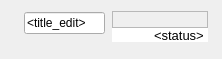
<?xml version="1.0" encoding="UTF-8"?>
<ui version="4.0">
 <class>Form</class>
 <widget class="QWidget" name="Form">
  <property name="geometry">
   <rect>
    <x>0</x>
    <y>0</y>
    <width>222</width>
    <height>59</height>
   </rect>
  </property>
  <property name="sizePolicy">
   <sizepolicy hsizetype="Preferred" vsizetype="Preferred">
    <horstretch>0</horstretch>
    <verstretch>0</verstretch>
   </sizepolicy>
  </property>
  <property name="windowTitle">
   <string>Form</string>
  </property>
  <layout class="QGridLayout" name="gridLayout">
   <item row="0" column="0">
    <layout class="QVBoxLayout" name="vlayout_performance">
     <property name="spacing">
      <number>2</number>
     </property>
     <item>
      <layout class="QHBoxLayout" name="horizontalLayout_3">
       <item>
        <layout class="QVBoxLayout" name="vlayout_title">
         <property name="spacing">
          <number>2</number>
         </property>
         <item>
          <layout class="QVBoxLayout" name="verticalLayout_2">
           <property name="spacing">
            <number>2</number>
           </property>
           <item>
            <layout class="QHBoxLayout" name="horizontalLayout_2">
             <item>
              <widget class="QLabel" name="label_lock_icon">
               <property name="text">
                <string>&lt;type&gt;</string>
               </property>
              </widget>
             </item>
             <item>
              <widget class="QWidget" name="widget_expand_collapse" native="true">
               <layout class="QGridLayout" name="gridLayout_4">
                <property name="margin">
                 <number>0</number>
                </property>
                <property name="spacing">
                 <number>0</number>
                </property>
                <item row="0" column="0">
                 <layout class="QHBoxLayout" name="hlayout_expand_collapse">
                  <property name="spacing">
                   <number>0</number>
                  </property>
                 </layout>
                </item>
               </layout>
              </widget>
             </item>
             <item>
              <widget class="QLabel" name="label_title">
               <property name="minimumSize">
                <size>
                 <width>0</width>
                 <height>0</height>
                </size>
               </property>
               <property name="maximumSize">
                <size>
                 <width>16777215</width>
                 <height>16777215</height>
                </size>
               </property>
               <property name="font">
                <font>
                 <pointsize>15</pointsize>
                 <weight>75</weight>
                 <bold>true</bold>
                </font>
               </property>
               <property name="text">
                <string>&lt;title&gt;</string>
               </property>
              </widget>
             </item>
             <item>
              <widget class="QLineEdit" name="label_title_edit">
               <property name="text">
                <string>&lt;title_edit&gt;</string>
               </property>
              </widget>
             </item>
             <item>
              <spacer name="horizontalSpacer_5">
               <property name="orientation">
                <enum>Qt::Horizontal</enum>
               </property>
               <property name="sizeType">
                <enum>QSizePolicy::MinimumExpanding</enum>
               </property>
               <property name="sizeHint" stdset="0">
                <size>
                 <width>0</width>
                 <height>0</height>
                </size>
               </property>
              </spacer>
             </item>
            </layout>
           </item>
           <item>
            <spacer name="verticalSpacer_5">
             <property name="orientation">
              <enum>Qt::Vertical</enum>
             </property>
             <property name="sizeHint" stdset="0">
              <size>
               <width>0</width>
               <height>0</height>
              </size>
             </property>
            </spacer>
           </item>
           <item>
            <spacer name="horizontalSpacer">
             <property name="orientation">
              <enum>Qt::Horizontal</enum>
             </property>
             <property name="sizeHint" stdset="0">
              <size>
               <width>0</width>
               <height>0</height>
              </size>
             </property>
            </spacer>
           </item>
          </layout>
         </item>
        </layout>
       </item>
       <item>
        <spacer name="hspacer_taskinfo">
         <property name="orientation">
          <enum>Qt::Horizontal</enum>
         </property>
         <property name="sizeType">
          <enum>QSizePolicy::MinimumExpanding</enum>
         </property>
         <property name="sizeHint" stdset="0">
          <size>
           <width>5</width>
           <height>5</height>
          </size>
         </property>
        </spacer>
       </item>
       <item>
        <layout class="QVBoxLayout" name="status_layout">
         <property name="spacing">
          <number>0</number>
         </property>
         <property name="leftMargin">
          <number>0</number>
         </property>
         <item>
          <widget class="QLabel" name="label_task">
           <property name="font">
            <font>
             <pointsize>10</pointsize>
             <weight>75</weight>
             <bold>true</bold>
            </font>
           </property>
           <property name="frameShape">
            <enum>QFrame::StyledPanel</enum>
           </property>
           <property name="text">
            <string>&lt;task&gt;</string>
           </property>
           <property name="alignment">
            <set>Qt::AlignRight|Qt::AlignTrailing|Qt::AlignVCenter</set>
           </property>
          </widget>
         </item>
         <item>
          <widget class="QLineEdit" name="label_status">
           <property name="maximumSize">
            <size>
             <width>16777215</width>
             <height>14</height>
            </size>
           </property>
           <property name="font">
            <font>
             <pointsize>10</pointsize>
            </font>
           </property>
           <property name="text">
            <string>&lt;status&gt;</string>
           </property>
           <property name="frame">
            <bool>false</bool>
           </property>
           <property name="alignment">
            <set>Qt::AlignRight|Qt::AlignTrailing|Qt::AlignVCenter</set>
           </property>
           <property name="readOnly">
            <bool>true</bool>
           </property>
          </widget>
         </item>
         <item>
          <spacer name="verticalSpacer_2">
           <property name="orientation">
            <enum>Qt::Vertical</enum>
           </property>
           <property name="sizeHint" stdset="0">
            <size>
             <width>0</width>
             <height>0</height>
            </size>
           </property>
          </spacer>
         </item>
        </layout>
       </item>
       <item>
        <spacer name="horizontalSpacer_3">
         <property name="orientation">
          <enum>Qt::Horizontal</enum>
         </property>
         <property name="sizeType">
          <enum>QSizePolicy::Fixed</enum>
         </property>
         <property name="sizeHint" stdset="0">
          <size>
           <width>3</width>
           <height>0</height>
          </size>
         </property>
        </spacer>
       </item>
       <item>
        <layout class="QVBoxLayout" name="vlayout_preview"/>
       </item>
      </layout>
     </item>
    </layout>
   </item>
  </layout>
 </widget>
 <resources/>
 <connections/>
</ui>
